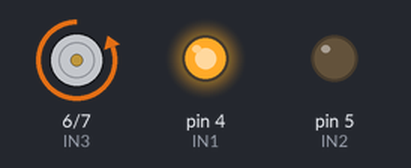
Bench run of a sketch on a simulated Arduino Uno, built with avr-gcc and run on an emulated ATmega328P. Shown: motor-driver pin pairs drawn as motors (green arrow = first pin HIGH = forward, orange = second pin HIGH = backward, longer = more drive), output pins drawn as LEDs (lit = HIGH).

Above: at 0.5 s.
Timing chart, 0 to 3.0 s (numbered marks = the images above):
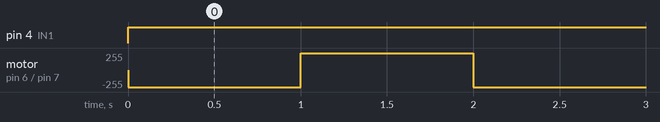

Measured:
- by itself, pin 4 (IN1): LOW → HIGH at 0.00 s
- by itself, motor on pin 6 (IN3) / pin 7 (IN4): alternates forward 255/255 for 1.0 s and backward 255/255 for 1.0 s

The sketch:

_298_IN1_IN2_IN3_IN4.ino
```cpp
int IN1 = 4; // Input3 подключен к выводу 5
int IN2 = 5;
int IN3 = 6; // Input3 подключен к выводу 5
int IN4 = 7;
void setup()
{
  pinMode (IN1 ,OUTPUT); // Input3 подключен к выводу 5
  pinMode (IN2 ,OUTPUT);
  pinMode (IN3, OUTPUT);
  pinMode (IN4, OUTPUT);
}
void loop()
{
  // На пару выводов "IN" поданы разноименные сигналы, мотор вращается
  digitalWrite (IN4, HIGH);
  digitalWrite (IN3, LOW);
  digitalWrite (IN1, HIGH);
  digitalWrite (IN2, LOW);
  delay(1000);

  digitalWrite (IN4, LOW);
  digitalWrite (IN3, HIGH);
  digitalWrite (IN1, HIGH);
  digitalWrite (IN2, LOW);
  delay(1000);

}
```
